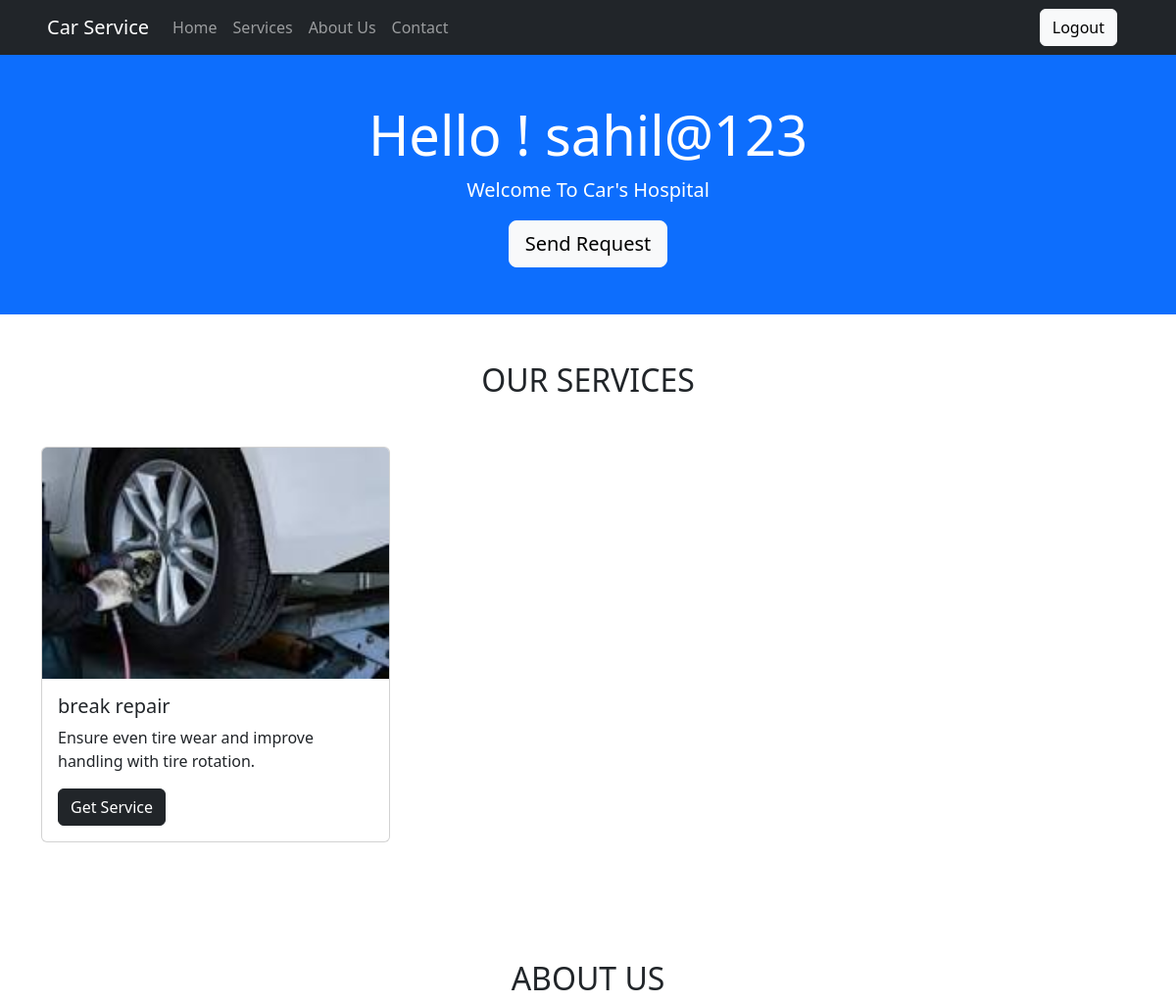
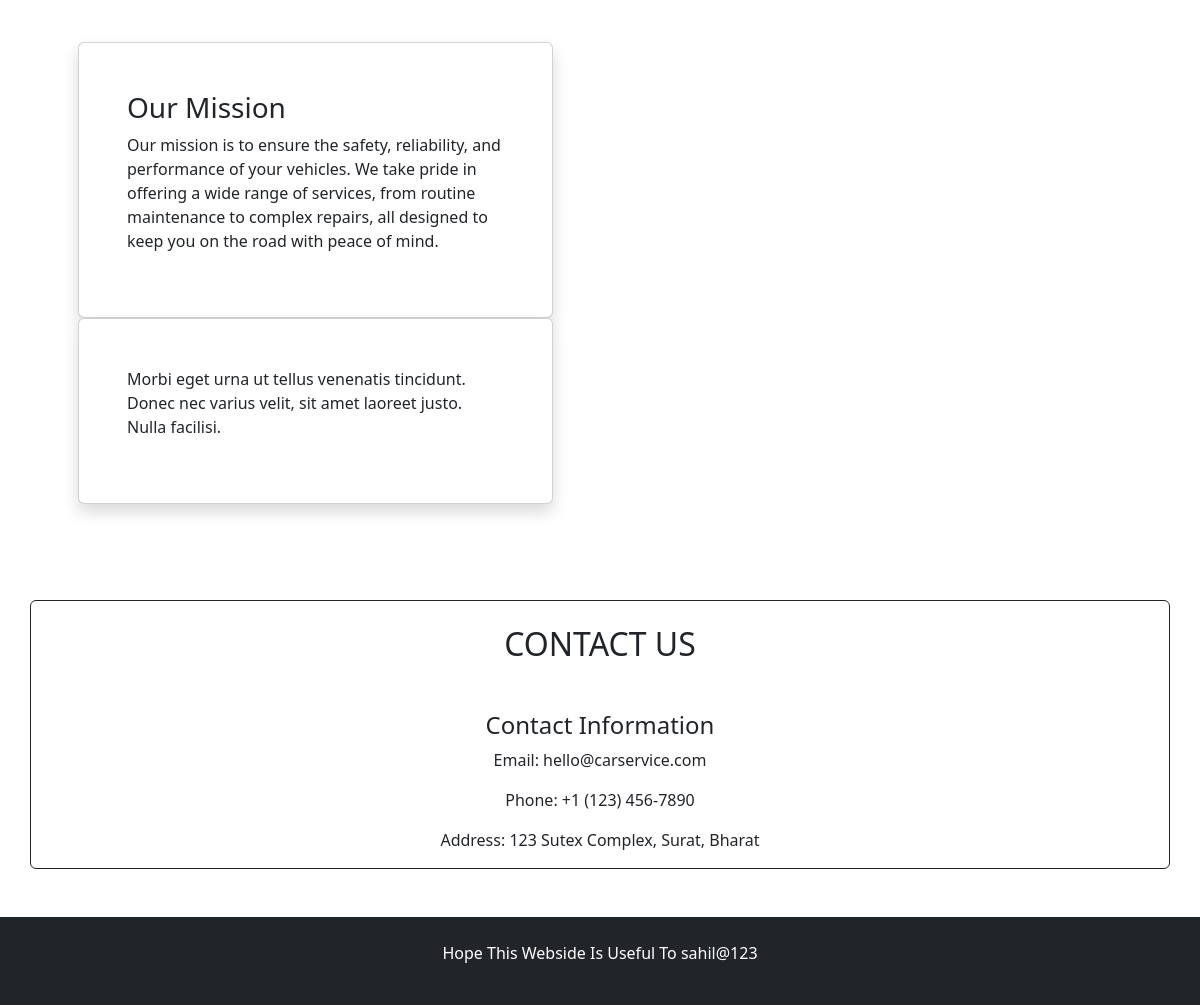
Screenshot of /user_home.php (signed in) with the database file from the repository (2 pictures, top to bottom).
### tables this page shows
CREATE TABLE `services` (
  `sid` int(11) NOT NULL,
  `sname` varchar(100) NOT NULL,
  `image` varchar(100) NOT NULL,
  `serviceDesc` varchar(10000) NOT NULL,
  `isActive` tinyint(1) NOT NULL,
  `price` int(11) NOT NULL
);

### user_home.php (the view, shortened to what this page needs)
<?php
require 'connection.php';
?>
<!DOCTYPE html>
<html lang="en">
<head>
    <link rel="stylesheet" href="./css/bootstrap.min.css">
</head>
<body>
    <nav class="navbar navbar-expand-lg navbar-dark bg-dark sticky-top" style="background-color: #e3f2fd;">
        <div class="container-fluid ps-5">
            <a class="navbar-brand" href="#home">Car Service</a>
            <div class="collapse navbar-collapse" id="navbarSupportedContent">
                <ul class="navbar-nav me-auto mb-2 mb-lg-0">
                    <li class="nav-item">
                        <a class="nav-link" href="#home">Home</a>
                    </li>
                    <li class="nav-item">
                        <a class="nav-link" href="#service">Services</a>
                    </li>
                    <li class="nav-item">
                        <a class="nav-link" href="#aboutus">About Us</a>
                    </li>
                    <li class="nav-item">
                        <a class="nav-link" href="#contect">Contact</a>
                    </li>
                </ul>
                <div class="d-flex pe-5">
                    <a href="./logout.php" class="btn btn-light">Logout</a>
                </div>
            </div>
        </div>
    </nav>
    <div class="hero bg-primary text-white text-center py-5" id="home">
        <div class="container">
            <h1 class="display-4">Hello ! <?php echo $_SESSION['username']; ?></h1>
            <p class="lead">Welcome To Car's Hospital</p>
            <a href="./send_req.php" class="btn btn-light btn-lg">Send Request</a>
        </div>
    </div>
    <div class="services py-5" id="service">
        <div class="container">
            <h2 class="text-center mb-5">OUR SERVICES</h2>
            <div class="row">
                <?php
                $qry = "select * from services where isActive='1'";
                $result = mysqli_query($conn, $qry);
                while ($r = mysqli_fetch_assoc($result)) {
                ?>
                    <div class="col-md-4 mb-4">
                        <div class="card">
                            <img src=".<?php echo $r['image']?>" class="card-img-top" alt="Service 1">
                            <div class="card-body">
                                <h5 class="card-title"><?php echo $r['sname']?></h5>
                                <p class="card-text"><?php echo $r['serviceDesc']?></p>
                                <button class="btn btn-dark">Get Service</button>
                            </div>
                        </div>
                    </div>
                <?php
                }
                ?>
            </div>
        </div>
    </div>
    <div class="about py-5" id="aboutus">
        <div class="container">
            <h2 class="text-center mb-5">ABOUT US</h2>
            <div class="row">
                <div class="col-md-5 card mx-5 p-5 shadow">
                    <h3>Our Mission</h3>
                    <p>Our mission is to ensure the safety, reliability, and performance of your vehicles. We take pride in offering a wide range of services, from routine maintenance to complex repairs, all designed to keep you on the road with peace of mind.</p>
                </div>
                <div class="col-md-5 card mx-5 p-5 shadow">
                    <p>Morbi eget urna ut tellus venenatis tincidunt. Donec nec varius velit, sit amet laoreet justo. Nulla facilisi.</p>
                </div>
            </div>
        </div>
    </div>
    <div class="contact py-5 text-center" id="contect">
        <div class="container card border-dark">
            <h2 class="text-center mb-5 pt-4">CONTACT US</h2>
            <div>
                <h4>Contact Information</h4>
                <p>Email: hello@carservice.com</p>
                <p>Phone: +1 (123) 456-7890</p>
                <p>Address: 123 Sutex Complex, Surat, Bharat</p>
            </div>
        </div>
    </div>
    <footer class="bg-dark text-white py-4">
        <div class="container">
            <div class="col-md- text-center">
                <p>Hope This Webside Is Useful To <?php echo $_SESSION['username']; ?></p>
            </div>
        </div>
    </footer>
</body>
</html>

### rows the page displays
services: image (picture), sname "break repair", serviceDesc "Ensure even tire wear and improve handling with tire rotation."

### other values shown
$_SESSION['username'] "sahil@123"
